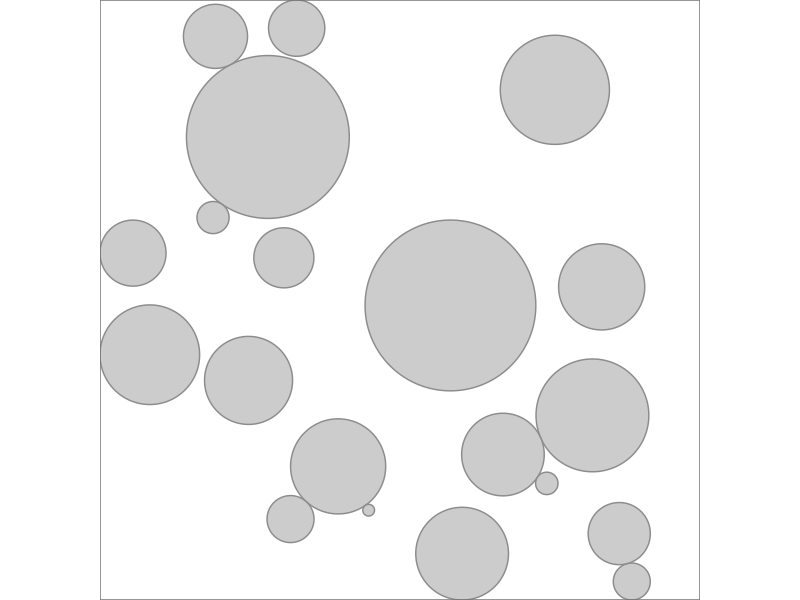

Recreate this plot in R.
# Used in: 02-numeric.tex
#
# Generates a reproducible grid of non-overlapping circles. Each new circle is
# placed uniformly in the box and receives the largest feasible radius up to a
# random cap, which creates a varied but readable toy search landscape.

set.seed(124L)

library(data.table)
library(ggplot2)
library(ggforce)

distance_to_existing_circles = function(circles, x, y) {
  center_distance = sqrt((circles$x - x)^2 + (circles$y - y)^2)
  center_distance - circles$radius
}

place_random_circles = function(n_circles, box_size = 10, max_attempts = 10000L) {
  circles = data.table(x = numeric(), y = numeric(), radius = numeric())
  attempts = 0L

  while (nrow(circles) < n_circles && attempts < max_attempts) {
    attempts = attempts + 1L
    x = runif(1L, min = 0, max = box_size)
    y = runif(1L, min = 0, max = box_size)
    boundary_radius = min(x, box_size - x, y, box_size - y)
    random_radius_cap = runif(1L, min = 0.5, max = 1.5)

    feasible_radius = if (nrow(circles) == 0L) {
      min(boundary_radius, random_radius_cap)
    } else {
      distance_to_circles = distance_to_existing_circles(circles, x, y)

      if (any(distance_to_circles <= 0)) {
        next
      }

      min(boundary_radius, min(distance_to_circles), random_radius_cap)
    }

    circles = rbind(
      circles,
      data.table(x = x, y = y, radius = feasible_radius)
    )
  }

  if (nrow(circles) < n_circles) {
    stop("Could not place all circles within the attempt budget.")
  }

  circles
}

plot_circle_grid = function(circles, box_size = 10) {
  ggplot() +
    geom_circle(
      data = circles,
      aes(x0 = x, y0 = y, r = radius),
      fill = "grey75",
      color = "grey55",
      alpha = 0.8
    ) +
    geom_rect(
      aes(xmin = 0, xmax = box_size, ymin = 0, ymax = box_size),
      fill = NA,
      color = "grey45",
      linewidth = 0.5
    ) +
    coord_equal(xlim = c(0, box_size), ylim = c(0, box_size), expand = FALSE) +
    theme_void() +
    theme(
      panel.background = element_rect(fill = "white", color = NA),
      plot.background = element_rect(fill = "white", color = NA)
    )
}

circle_grid = place_random_circles(20L)
circle_grid_plot = plot_circle_grid(circle_grid)

dir.create("../figure", showWarnings = FALSE)

ggsave("../figure/grid.png", circle_grid_plot, width = 5, height = 5, dpi = 300, bg = "white")
